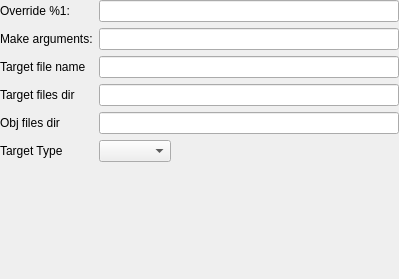
<?xml version="1.0" encoding="UTF-8"?>
<ui version="4.0">
 <class>DLangProjectManager::Internal::DLangMakeStep</class>
 <widget class="QWidget" name="DLangProjectManager::Internal::DLangMakeStep">
  <property name="geometry">
   <rect>
    <x>0</x>
    <y>0</y>
    <width>399</width>
    <height>279</height>
   </rect>
  </property>
  <layout class="QFormLayout" name="formLayout">
   <property name="fieldGrowthPolicy">
    <enum>QFormLayout::ExpandingFieldsGrow</enum>
   </property>
   <property name="leftMargin">
    <number>0</number>
   </property>
   <property name="topMargin">
    <number>0</number>
   </property>
   <property name="rightMargin">
    <number>0</number>
   </property>
   <property name="bottomMargin">
    <number>0</number>
   </property>
   <item row="0" column="0">
    <widget class="QLabel" name="makeLabel">
     <property name="text">
      <string>Override %1:</string>
     </property>
     <property name="buddy">
      <cstring>makeLineEdit</cstring>
     </property>
    </widget>
   </item>
   <item row="0" column="1">
    <widget class="QLineEdit" name="makeLineEdit"/>
   </item>
   <item row="1" column="0">
    <widget class="QLabel" name="makeArgumentsLabel">
     <property name="text">
      <string>Make arguments:</string>
     </property>
     <property name="buddy">
      <cstring>makeArgumentsLineEdit</cstring>
     </property>
    </widget>
   </item>
   <item row="1" column="1">
    <widget class="QLineEdit" name="makeArgumentsLineEdit"/>
   </item>
   <item row="2" column="0">
    <widget class="QLabel" name="targetNameLabel">
     <property name="text">
      <string>Target file name</string>
     </property>
    </widget>
   </item>
   <item row="2" column="1">
    <widget class="QLineEdit" name="targetNameLineEdit"/>
   </item>
   <item row="3" column="0">
    <widget class="QLabel" name="targetDirLabel">
     <property name="text">
      <string>Target files dir</string>
     </property>
    </widget>
   </item>
   <item row="3" column="1">
    <widget class="QLineEdit" name="targetDirLineEdit"/>
   </item>
   <item row="4" column="0">
    <widget class="QLabel" name="objDirLabel">
     <property name="text">
      <string>Obj files dir</string>
     </property>
    </widget>
   </item>
   <item row="4" column="1">
    <widget class="QLineEdit" name="objDirLineEdit"/>
   </item>
   <item row="6" column="0">
    <widget class="QLabel" name="label">
     <property name="text">
      <string>Target Type</string>
     </property>
    </widget>
   </item>
   <item row="6" column="1">
    <widget class="QComboBox" name="targetTypeComboBox">
     <property name="maxVisibleItems">
      <number>12</number>
     </property>
    </widget>
   </item>
  </layout>
 </widget>
 <resources/>
 <connections/>
</ui>
